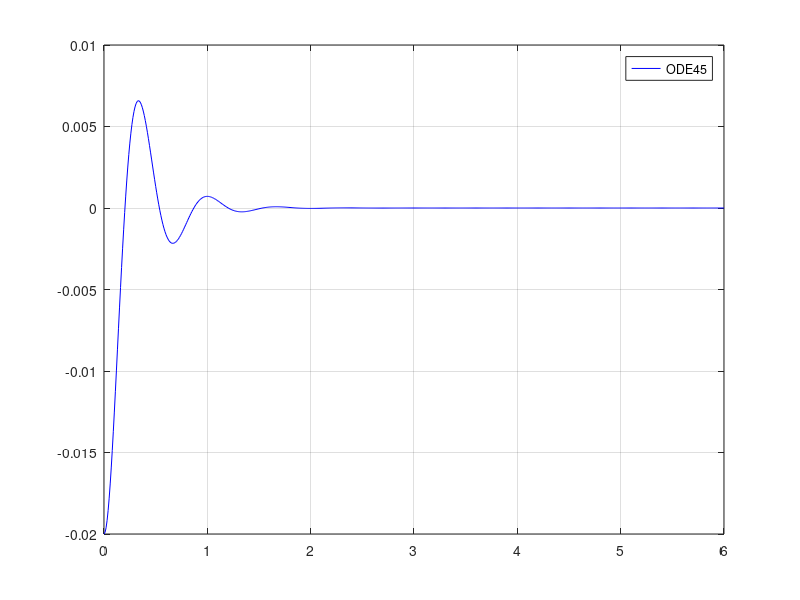

Reproduce this figure in MATLAB.
% RUN THIS CODE IN COMMAND WINDOWS
m = 150;
k = 15000;
c = 1000;
Wn = sqrt(k/m);
Zeta = c/(2*sqrt(k*m));
Wd = Wn*sqrt(1-Zeta^2);
x0 = -0.02;
v0 = 0;
ASinPhi = x0;
ACosPhi = (v0 + Zeta*Wn*x0)/Wd;
Phi = atan(ASinPhi/ACosPhi);
A = x0/sin(Phi);
t1 = 0:0.01:6;
X = t1;
for i=1:length(t1)
    X(i) = A*exp(-Zeta*Wn*t1(i))*sin(Wd*t1(i) + Phi);
end
plot(t1,X,'b'); grid on
legend('ODE45', 'Closed Form Solution')